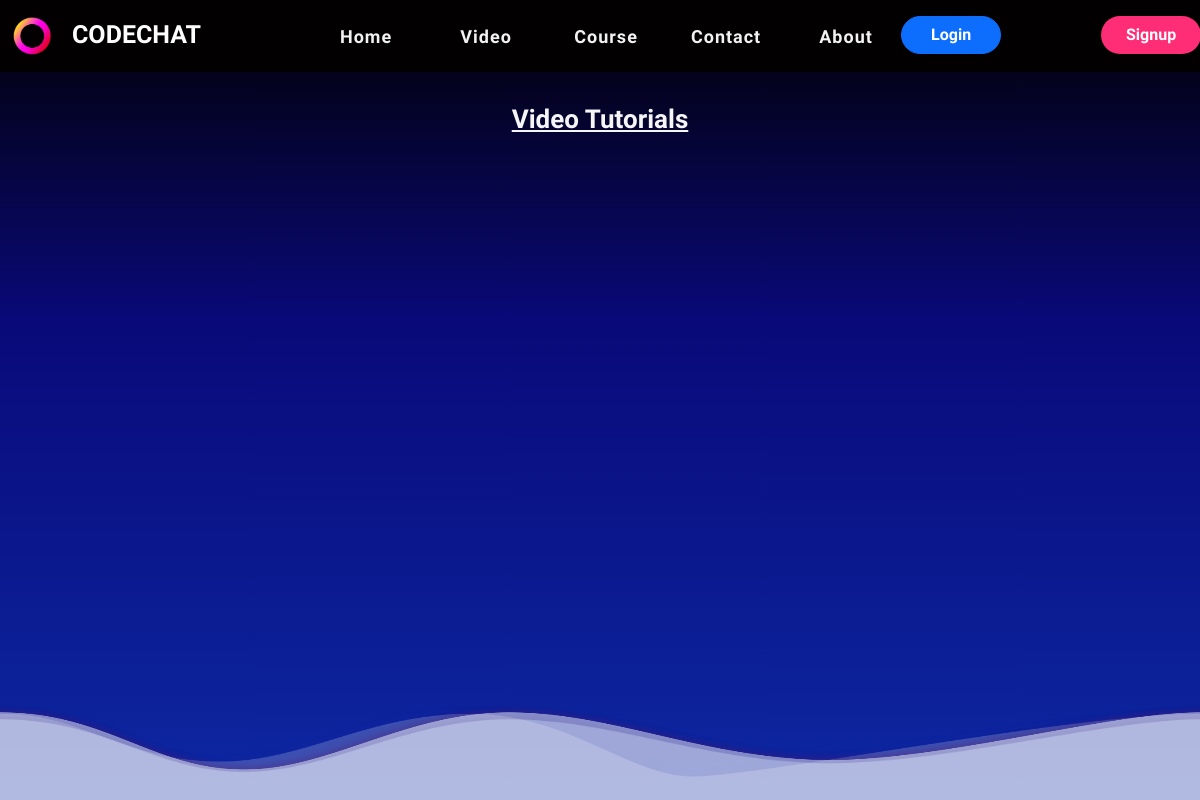
/video/, run on an earlier commit of the app's database.
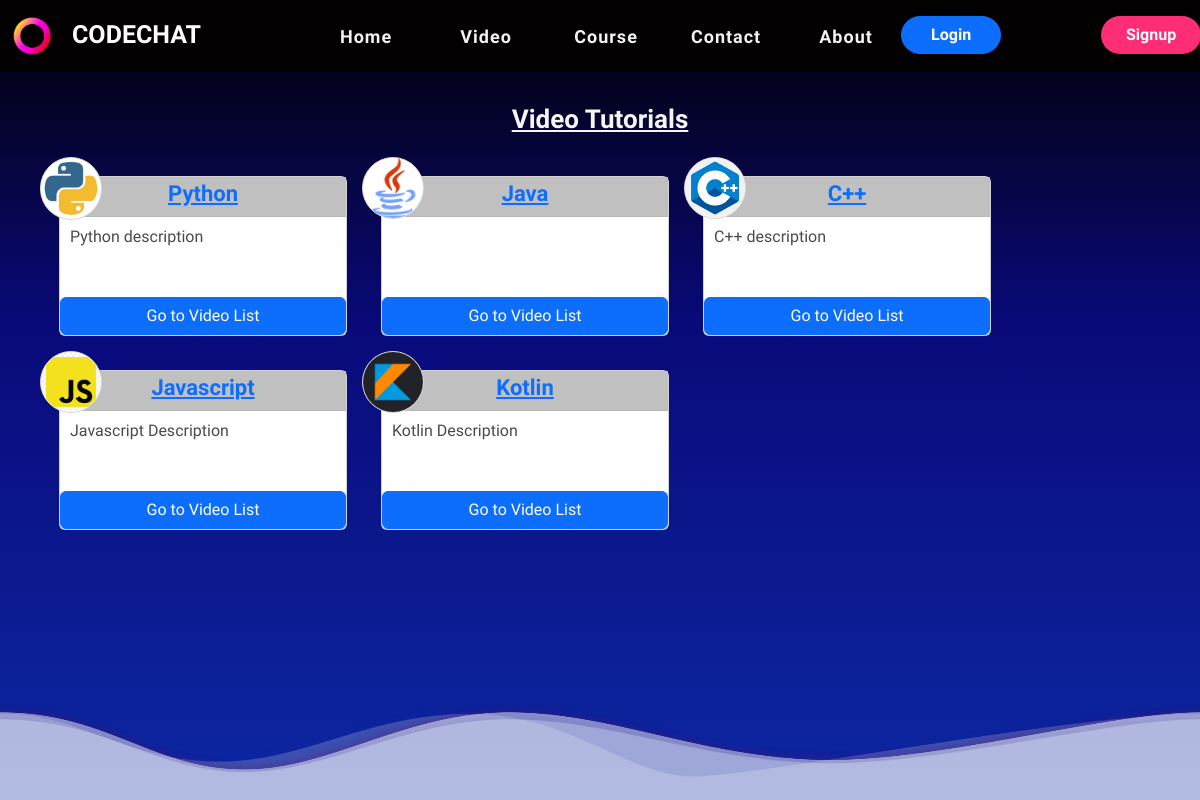
And on a later commit of the database.
### video/models.py (models this page shows, shortened)
class VideoType(models.Model):
    name = models.CharField(max_length=100)
    image= models.ImageField(upload_to="images/", default='', blank=True)
    description=models.CharField(max_length=200, blank=True)
    slug = models.SlugField(unique=True)

### video/views.py (the view)
# urls.py: path("", views.videoListPage, name="videoListPage"),
def videoListPage(request):
    videoList = VideoType.objects.all()
    return render(request, "video/videoListPage.html", {'videoList':videoList})

### video/templates/video/videoListPage.html (shortened to what this page needs)
{% extends "core/base.html" %}
{% load static %}
{% block content %}
<div class="content">
  <div class="toptitle">Video Tutorials</div>
  <div class="videolist">
  {% for video in videoList %}
  <div class="card videocard" style="width: 18rem; color:black">
    <a href="{% url 'videoPage' video.slug %}">
    <div class="videologo">
    <img src="{{video.image.url}}" alt="image" width=60px/>
    </div>
    <div class="card-title">{{video.name}}</div>
    </a>
      <p class="card-text">{{video.description}}</p>
      <a href="{% url 'videoPage' video.slug %}" class="btn btn-primary videobtn">Go to Video List</a>
  </div>
  {% endfor %}
  </div>
  <br/>
</div>
{% endblock %}

### core/templates/core/base.html (shortened to what this page needs)
<!DOCTYPE html>
<html>
  <head>
    {% load static %}
    {% load bootstrap5 %} {% bootstrap_css %} {% bootstrap_javascript %}
    <link rel="stylesheet" href="{% static 'css/style.css' %}" />
  </head>
  <body class="notranslate">
    <nav class="navbar navbar-expand-xl navbar-custom">
      <div class="container-fluid">
        <div style="display: flex; flex-direction:row; margin-right: 100px">
          <div style="border-radius: 10px; width: 40px; height: 40px">
            <image
              src="{% static 'images/logo.png' %}"
              style="width: 40px; height: 40px"
            />
          </div>
          <a class="navbar-brand-custom" href="/">CODECHAT</a>
        </div>
        <div class="collapse navbar-collapse" id="navbarNav">
          <div class="menu_item">
            <ul class="navbar-nav">
              <li class="nav-item">
                <div class="outer button">
                  <a href="{% url 'homePage' %}">Home</a>
                </div>
              </li>
              <li class="nav-item">
                <div class="outer button">
                  <a href="{% url 'videoListPage' %}"
                    >Video</a
                  >
                </div>
              </li>
              <li class="nav-item">
                <div class="outer button">
                  <a href="{% url 'homePage' %}">Course</a>
                </div>
              </li>
              <li class="nav-item">
                <div class="outer button">
                  <a href="{% url 'contactusPage' %}">Contact</a>
                </div>
              </li>
              <li class="nav-item">
                <div class="outer button">
                  <a href="{% url 'homePage' %}">About</a>
                </div>
              </li>
            </ul>
          </div>
          <div class="logbutton">
          {% if request.user.is_authenticated %}
            <form method="POST" action="{% url 'logoutPage' %}">
              {% csrf_token %}
                <button class="btn btn-primary logoutbtn">Logout</button>
            </form>
          {% else %}
              <a href="{% url 'loginPage' %}" class="btn btn-primary loginbtn">Login</a>
              <a href="{% url 'signupPage' %}" class="btn signupbtn">Signup</a>
          {% endif %}
          </div>
        </div>
      </div>
    </nav>
    <div class="container">
      {% block content %}{% endblock %}
    </div>
    <div class="line line-1">
      <div
        class="wave wave1"
        style="background-image: url({%static 'images/1.png'%})"
      ></div>
    </div>
    <div class="line line-2">
      <div
        class="wave wave2"
        style="background-image: url({%static 'images/2.png'%})"
      ></div>
    </div>
    <div class="line line-3">
      <div
        class="wave wave3"
        style="background-image: url({%static 'images/3.png'%})"
      ></div>
    </div>
  </body>
</html>

### static/css/style.css (style rules this page uses)
body { min-height:100vh; background-attachment: fixed; }
.content { position: relative; padding-top: 100px; }
.toptitle { margin-bottom: 20px; width: 100%; text-align: center; font-size: 26px; font-weight: bold; text-decoration: underline; color: whitesmoke; }
.navbar-custom { background-color:rgba(2,0,.6,1);; position: fixed; top:0; width: 100%; z-index: 100; }
.navbar-brand-custom { font-weight:bold; color:white; font-size:25px; padding-left: 20px; text-decoration: none; }
.menu_item { display: flex; flex-direction: row; justify-content: start; align-items: center; width: 100%; }
#navbarNav { margin-right: 10px; }
.nav-item { margin-bottom: 8px; margin-top: 8px; }
.outer { position: relative; margin-left: 10px; background:rgba(2,0,.6,1) }
.button { height:40px; width:110px; border-radius: 50px; }
.outer a, .outer span, .outer button { position:absolute; top:50%; left:50%; transform: translate(-50%, -50%); }
.outer a, .outer button { padding-top: 2px; display: table-cell; vertical-align: middle; text-align: center; outline: none; border: none; background:rgba(2,0,.6,1); color:#f2f2f2; font-size:18px; letter-spacing: 1px; cursor: pointer; text-decoration: none; z-index: 9; font-weight: bold; }
.button a, .button button { height: 30px; width: 100px; border-radius: 50px; }
.line { bottom: 0; position:fixed; width: 100%; overflow: hidden; height: 15%; }
.line-1 { z-index:-5; opacity: 0.2; }
.line-2 { z-index:-7; opacity: 0.5; }
.line-3 { z-index:-10; opacity: 0.2; }
.wave { position: absolute; left: 0; width: 200%; height: 100%; background-repeat:repeat no-repeat; background-position: 0 bottom; transform-origin: center bottom; }
.wave1 { background-size: 50% 80%; }
.wave2 { background-size: 50% 80%; animation: wavecure 15s linear infinite; }
.wave3 { background-size: 50% 80%; animation: wavecure 25s linear infinite; }
.videolist { display:flex; justify-content: left; flex-wrap: wrap; }
.videocard { margin: 17px; position: relative; min-height: 160px; }
.videocard .card-title { font-size: 22px; font-weight: bold; width: 100%; text-align: center; border-bottom: 1px solid rgb(184, 184, 184); height: 40px; background-color: #c0c0c0; }
.videocard .card-text { color: rgb(77, 73, 73); padding-left: 10px; padding-right: 10px; }
.videocard .videologo { overflow: hidden; position: absolute; top:-20px; left: -20px; background-color: white; border-radius: 50px; border: 1px solid rgb(214, 214, 214); }
.videocard .videobtn { position:absolute; bottom:0px; width: 100%; }
.logbutton { display: flex; flex-direction: row; justify-content:end; margin-top: -3px; }
.signupbtn { background-color: #ff2d75; color:white; font-weight: bold; margin-left: 100px; border-radius: 25px; width: 100px; }
.loginbtn { width: 100px; font-weight: bold; border-radius: 25px; }

### video/templates/video/videoListPage.html (style rules this page uses)
body { font-family:"Exo 2", sans-serif; background-image: linear-gradient(180deg, rgba(2,0,.6,1) 0%, rgba(9,9,121,1) 40%, rgb(13, 40, 163) 100%); color:white }

What changed in the data, as far as the page shows it:
added VideoType: image (picture), name "Python", description "Python description"
added VideoType: image (picture), name "Java"
added VideoType: image (picture), name "C++", description "C++ description"
added VideoType: image (picture), name "Javascript", description "Javascript Description"
added VideoType: image (picture), name "Kotlin", description "Kotlin Description"
